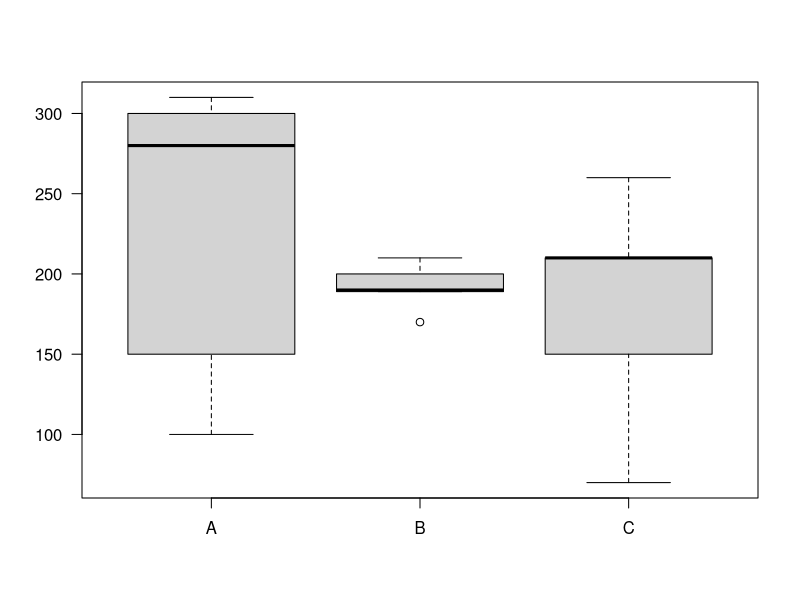

Generate this figure with R:
abc <- c(100,300,150,280,310); abc
def <- c(189,200,210,190,170); def
ghi <- c(210,150,260,210,70); ghi
df_box <- data.frame(A = abc, B = def, C = ghi); df_box
summary(df_box)
boxplot(df_box, las = 1)